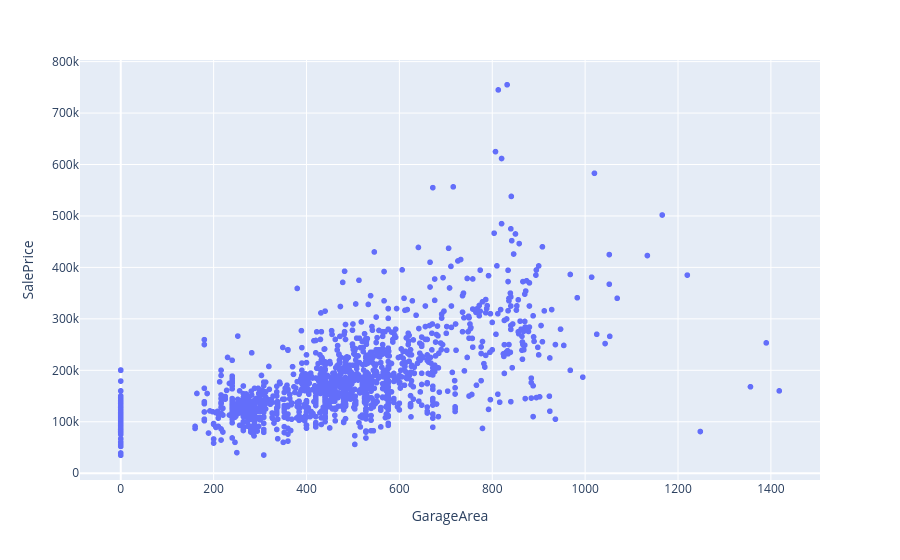

Notebook cell for this chart:
### Code cell
px.scatter(fe_df, x="GarageArea", y="SalePrice")

### Figure 1 — Plotly figure (JSON) as saved in the notebook; plotly's stock layout.template omitted (floating-point values rounded to 4 significant figures; data arrays with more than 128 entries replaced by an {"elided": "..."} marker saying what was removed)
{"data": [{"hovertemplate": "GarageArea=%{x}<br>SalePrice=%{y}<extra></extra>", "legendgroup": "", "marker": {"color": "#636efa", "symbol": "circle"}, "mode": "markers", "name": "", "showlegend": false, "type": "scattergl", "x": {"elided": "1460 int values"}, "xaxis": "x", "y": {"elided": "1460 int values"}, "yaxis": "y"}], "layout": {"legend": {"tracegroupgap": 0}, "margin": {"t": 60}, "xaxis": {"anchor": "y", "domain": [0, 1], "title": {"text": "GarageArea"}}, "yaxis": {"anchor": "x", "domain": [0, 1], "title": {"text": "SalePrice"}}}}
